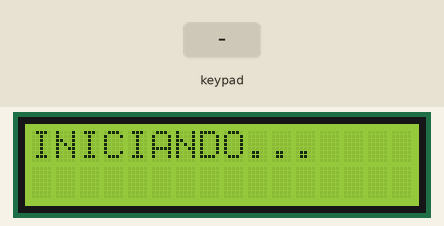
Simulated run of this sketch. Board: Arduino Uno, built with avr-gcc and run on an emulated ATmega328P. Parts: 16×2 character LCD. The inputs (shaded band) are chosen by the test bench.

Above: at 0.1 s.
3.3 s: keypad keys 7 + 5 = pressed 0.4 s apart
At 5.2 s:
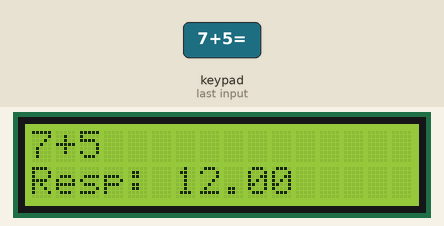
6.4 s: key '+' pressed
At 7.6 s:
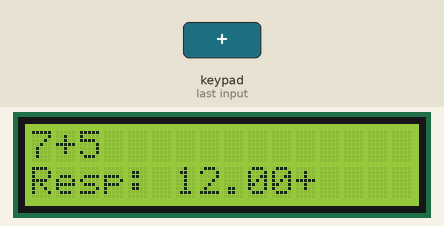
7.9 s: key '*' pressed
At 8.6 s:
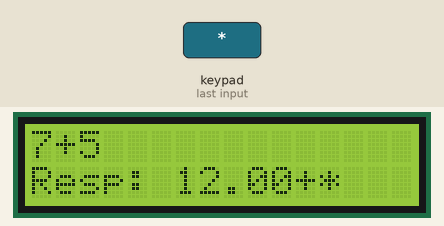
9.4 s: keypad keys 6 * 7 = pressed 0.4 s apart
At 10.7 s:
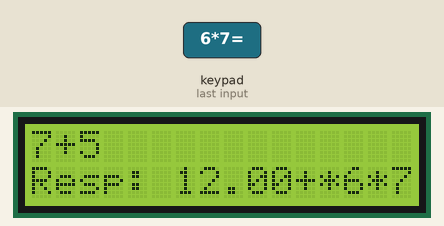
12.5 s: keypad keys 1 1 1 0 9 8 pressed 0.4 s apart
At 12.7 s:
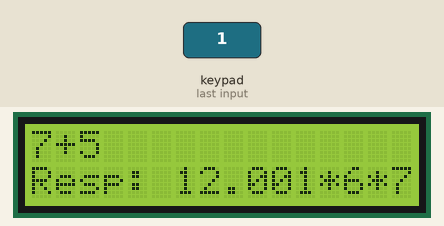
16.4 s: keypad keys 8 / 2 = pressed 0.4 s apart
At 18.6 s:
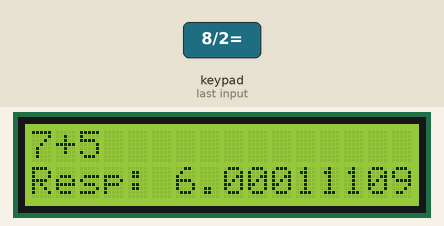
Timing chart, 0 to 20.1 s (numbered marks = the images above; inputs shaded):
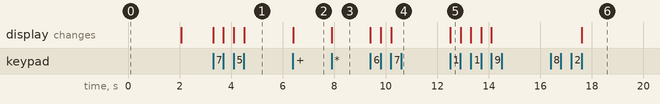

Measured:
- after the input at 3.3 s, the display: first changes at once (image 1 shows a later state)
- after the input at 6.4 s, the display: changes at once (image 2)
- after the input at 7.9 s, the display: changes at once (image 3)
- after the input at 9.4 s, the display: first changes at once (image 4 shows a later state)
- after the input at 12.5 s, the display: changes at once (image 5)
- after the input at 16.4 s, the display: changes after 1.2 s (image 6)

The sketch:

Code.ino
```cpp
#include<Keypad.h>
#include<Servo.h>
#include<LiquidCrystal.h>
LiquidCrystal lcd (A0, A1, A2, A3, A4, A5);

const byte ROWS = 4;
const byte COLS = 4;

//Teclado
char keys[ROWS][COLS] = {
  {'1', '2', '3', '+'},
  {'4', '5', '6', '-'},
  {'7', '8', '9', '*'},
  {'l', '0', '=', '/'}
};
byte rowPins[ROWS] = {11, 10, 9, 8};
byte colPins[COLS] = {7, 6, 5, 4};
Keypad keypad = Keypad(makeKeymap(keys), rowPins, colPins, ROWS, COLS);


char number[10] = {'1','2','3','4','5','6','7','8','9','0'};

String valor[10][1];	//Log de entrada
int pos_valor = 0;		//qtd_caracter digitado
String buf;

int i;			//contador
int j;			//Verificar se é numero
int k = 0;		//Verificar se é primeiro


void setup(){
  Serial.begin(9600);
  lcd.begin(16,2);

  lcd.setCursor(0,0);
  lcd.print("INICIANDO...");
  delay(2000);
  lcd.clear();
  lcd.setCursor(0,0);
}

void loop(){

  char key = keypad.getKey();

  if(key != NO_KEY){

    i = 0;
    j = 0;

    while(i < 11){
      if(key == number[i]){
        j = 1;
        k = 1;
      }
      i++;
    }

    if(k == 0 && j == 0){
      lcd.print("ERRO!");
      delay(5000);
      lcd.clear();

    }else if(k == 1 && j == 1){
      lcd.print(key);
      buf += key;

    }else if(k == 1 && j == 0){
      valor[pos_valor][0] = buf;
      valor[pos_valor][1] = "1";		//add numero
      pos_valor++;
      buf = "";

      if(key != '='){
        lcd.print(key);
        valor[pos_valor][0] = key;
        valor[pos_valor][1] = "0";		//add operação
        pos_valor++;

      }else{
        calc();				//chama a operação
      }
    }

    if(key == 'l'){
      lcd.clear();
      k = 0;
      buf = "";
      lcd.setCursor(0,0);
      pos_valor = 0;

      for(i = 0; i < pos_valor; i++){
        valor[i][0]= "";
        valor[i][1]= "";
      }
    }
  }
}


void calc(){

  double aux, aux2;
  String opr;

  lcd.setCursor(0,1);
  lcd.print("Resp: ");

  if(pos_valor < 2){
    for(i = 0; i < pos_valor; i++){
      lcd.print(valor[i][0]);
    }

  }else{
    i = 0;

    while(i < pos_valor){
      if(i < 1){
        aux = valor[i][0].toInt();
        i++;
        opr = valor[i][0];
        i++;
        aux2 = valor[i][0].toInt();
      }else{
        opr = valor[i][0];
        i++;
        aux2 = valor[i][0].toInt();
      }

      if(opr == "+"){
        aux += aux2;
      }else if(opr == "-"){
        aux -= aux2;
      }else if(opr == "*"){
        aux *= aux2;
      }else if(opr == "/"){
        aux /= aux2;
      }

      i++;
    }
    lcd.print(aux);
  }
}
```
